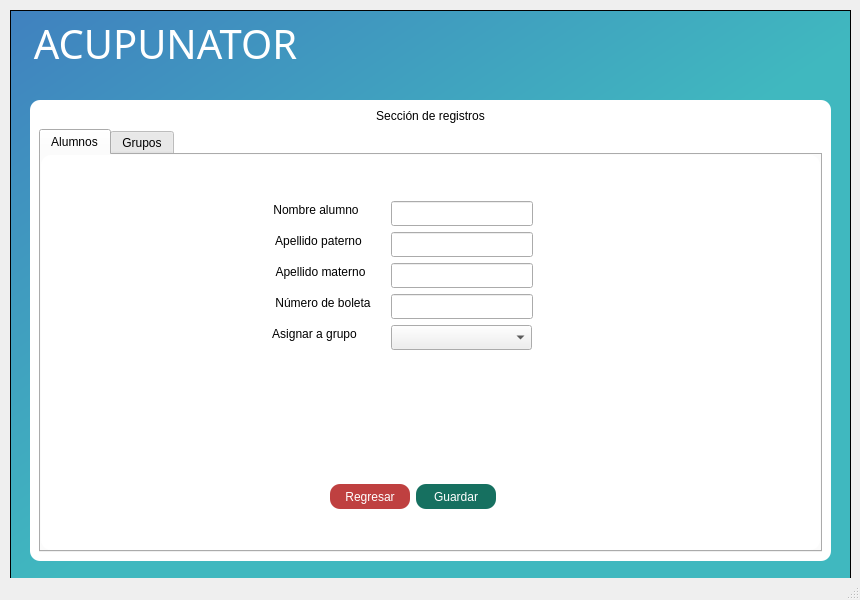
<?xml version="1.0" encoding="UTF-8"?>
<ui version="4.0">
 <class>MainWindow</class>
 <widget class="QMainWindow" name="MainWindow">
  <property name="geometry">
   <rect>
    <x>0</x>
    <y>0</y>
    <width>860</width>
    <height>600</height>
   </rect>
  </property>
  <property name="windowTitle">
   <string>Registros</string>
  </property>
  <widget class="QWidget" name="centralwidget">
   <widget class="QFrame" name="frame">
    <property name="geometry">
     <rect>
      <x>10</x>
      <y>10</y>
      <width>841</width>
      <height>571</height>
     </rect>
    </property>
    <property name="styleSheet">
     <string notr="true">QFrame{
	
	background-color: qlineargradient(spread:pad, x1:0, y1:0, x2:1, y2:1, stop:0 rgba(64, 129, 191, 255), stop:0.524752 rgba(64, 184, 191, 255));
}</string>
    </property>
    <property name="frameShape">
     <enum>QFrame::StyledPanel</enum>
    </property>
    <property name="frameShadow">
     <enum>QFrame::Raised</enum>
    </property>
    <widget class="QLabel" name="header">
     <property name="geometry">
      <rect>
       <x>0</x>
       <y>10</y>
       <width>311</width>
       <height>51</height>
      </rect>
     </property>
     <property name="font">
      <font>
       <family>Ubuntu Condensed</family>
       <pointsize>30</pointsize>
      </font>
     </property>
     <property name="styleSheet">
      <string notr="true">color: rgb(255, 255, 255);
background-color:none;</string>
     </property>
     <property name="text">
      <string>ACUPUNATOR</string>
     </property>
     <property name="alignment">
      <set>Qt::AlignBottom|Qt::AlignHCenter</set>
     </property>
    </widget>
    <widget class="QFrame" name="card">
     <property name="geometry">
      <rect>
       <x>20</x>
       <y>90</y>
       <width>801</width>
       <height>461</height>
      </rect>
     </property>
     <property name="styleSheet">
      <string notr="true">QFrame{
background-color:rgb(255, 255, 255);
border-radius:10px;
}</string>
     </property>
     <property name="frameShape">
      <enum>QFrame::StyledPanel</enum>
     </property>
     <property name="frameShadow">
      <enum>QFrame::Raised</enum>
     </property>
     <layout class="QVBoxLayout" name="verticalLayout">
      <item>
       <widget class="QLabel" name="label_5">
        <property name="text">
         <string>Sección de registros</string>
        </property>
        <property name="alignment">
         <set>Qt::AlignCenter</set>
        </property>
       </widget>
      </item>
      <item>
       <widget class="QTabWidget" name="tabWidget">
        <property name="currentIndex">
         <number>0</number>
        </property>
        <widget class="QWidget" name="tab">
         <attribute name="title">
          <string>Alumnos</string>
         </attribute>
         <widget class="QLineEdit" name="boleta_input">
          <property name="geometry">
           <rect>
            <x>350</x>
            <y>139</y>
            <width>142</width>
            <height>25</height>
           </rect>
          </property>
          <property name="text">
           <string/>
          </property>
          <property name="maxLength">
           <number>10</number>
          </property>
          <property name="alignment">
           <set>Qt::AlignCenter</set>
          </property>
         </widget>
         <widget class="QLabel" name="label">
          <property name="geometry">
           <rect>
            <x>220</x>
            <y>46</y>
            <width>110</width>
            <height>17</height>
           </rect>
          </property>
          <property name="text">
           <string>Nombre alumno</string>
          </property>
          <property name="alignment">
           <set>Qt::AlignCenter</set>
          </property>
         </widget>
         <widget class="QLabel" name="label_6">
          <property name="geometry">
           <rect>
            <x>220</x>
            <y>170</y>
            <width>107</width>
            <height>17</height>
           </rect>
          </property>
          <property name="text">
           <string>Asignar a grupo</string>
          </property>
          <property name="alignment">
           <set>Qt::AlignCenter</set>
          </property>
         </widget>
         <widget class="QComboBox" name="grupos_box">
          <property name="geometry">
           <rect>
            <x>350</x>
            <y>170</y>
            <width>141</width>
            <height>25</height>
           </rect>
          </property>
          <property name="sizePolicy">
           <sizepolicy hsizetype="Preferred" vsizetype="Minimum">
            <horstretch>0</horstretch>
            <verstretch>0</verstretch>
           </sizepolicy>
          </property>
          <property name="maximumSize">
           <size>
            <width>16777215</width>
            <height>50</height>
           </size>
          </property>
          <property name="maxVisibleItems">
           <number>100</number>
          </property>
         </widget>
         <widget class="QLabel" name="label_4">
          <property name="geometry">
           <rect>
            <x>220</x>
            <y>139</y>
            <width>124</width>
            <height>17</height>
           </rect>
          </property>
          <property name="text">
           <string>Número de boleta</string>
          </property>
          <property name="alignment">
           <set>Qt::AlignCenter</set>
          </property>
         </widget>
         <widget class="QLabel" name="label_3">
          <property name="geometry">
           <rect>
            <x>220</x>
            <y>108</y>
            <width>119</width>
            <height>17</height>
           </rect>
          </property>
          <property name="text">
           <string>Apellido materno</string>
          </property>
          <property name="alignment">
           <set>Qt::AlignCenter</set>
          </property>
         </widget>
         <widget class="QLineEdit" name="nombre_input">
          <property name="geometry">
           <rect>
            <x>350</x>
            <y>46</y>
            <width>142</width>
            <height>25</height>
           </rect>
          </property>
          <property name="inputMethodHints">
           <set>Qt::ImhUppercaseOnly</set>
          </property>
          <property name="text">
           <string/>
          </property>
          <property name="alignment">
           <set>Qt::AlignCenter</set>
          </property>
         </widget>
         <widget class="QLabel" name="label_2">
          <property name="geometry">
           <rect>
            <x>220</x>
            <y>77</y>
            <width>115</width>
            <height>17</height>
           </rect>
          </property>
          <property name="text">
           <string>Apellido paterno</string>
          </property>
          <property name="alignment">
           <set>Qt::AlignCenter</set>
          </property>
         </widget>
         <widget class="QLineEdit" name="appa_input">
          <property name="geometry">
           <rect>
            <x>350</x>
            <y>77</y>
            <width>142</width>
            <height>25</height>
           </rect>
          </property>
          <property name="inputMethodHints">
           <set>Qt::ImhUppercaseOnly</set>
          </property>
          <property name="text">
           <string/>
          </property>
          <property name="alignment">
           <set>Qt::AlignCenter</set>
          </property>
         </widget>
         <widget class="QLineEdit" name="apma_input">
          <property name="geometry">
           <rect>
            <x>350</x>
            <y>108</y>
            <width>142</width>
            <height>25</height>
           </rect>
          </property>
          <property name="inputMethodHints">
           <set>Qt::ImhUppercaseOnly</set>
          </property>
          <property name="text">
           <string/>
          </property>
          <property name="alignment">
           <set>Qt::AlignCenter</set>
          </property>
         </widget>
         <widget class="QFrame" name="frame_2">
          <property name="geometry">
           <rect>
            <x>280</x>
            <y>320</y>
            <width>184</width>
            <height>43</height>
           </rect>
          </property>
          <property name="frameShape">
           <enum>QFrame::StyledPanel</enum>
          </property>
          <property name="frameShadow">
           <enum>QFrame::Raised</enum>
          </property>
          <widget class="QPushButton" name="regresar_alu_btn">
           <property name="geometry">
            <rect>
             <x>9</x>
             <y>9</y>
             <width>80</width>
             <height>25</height>
            </rect>
           </property>
           <property name="styleSheet">
            <string notr="true">background-color: rgb(191, 64, 64);
color: rgb(255, 255, 255);
border-radius:10px;
</string>
           </property>
           <property name="text">
            <string>Regresar</string>
           </property>
          </widget>
          <widget class="QPushButton" name="guardar_alu_btn">
           <property name="geometry">
            <rect>
             <x>95</x>
             <y>9</y>
             <width>80</width>
             <height>25</height>
            </rect>
           </property>
           <property name="styleSheet">
            <string notr="true">background-color: rgb(22, 112, 96);
color: rgb(255, 255, 255);
border-radius:10px;
</string>
           </property>
           <property name="text">
            <string>Guardar</string>
           </property>
          </widget>
         </widget>
         <widget class="QLabel" name="alert_alumno">
          <property name="geometry">
           <rect>
            <x>205</x>
            <y>260</y>
            <width>321</width>
            <height>20</height>
           </rect>
          </property>
          <property name="text">
           <string/>
          </property>
          <property name="alignment">
           <set>Qt::AlignCenter</set>
          </property>
         </widget>
        </widget>
        <widget class="QWidget" name="tab_2">
         <attribute name="title">
          <string>Grupos</string>
         </attribute>
         <widget class="QLabel" name="alert_grupo">
          <property name="geometry">
           <rect>
            <x>220</x>
            <y>220</y>
            <width>291</width>
            <height>20</height>
           </rect>
          </property>
          <property name="text">
           <string/>
          </property>
          <property name="alignment">
           <set>Qt::AlignCenter</set>
          </property>
         </widget>
         <widget class="QLineEdit" name="grupo_input">
          <property name="geometry">
           <rect>
            <x>221</x>
            <y>160</y>
            <width>291</width>
            <height>25</height>
           </rect>
          </property>
          <property name="text">
           <string/>
          </property>
          <property name="alignment">
           <set>Qt::AlignCenter</set>
          </property>
         </widget>
         <widget class="QLabel" name="label_7">
          <property name="geometry">
           <rect>
            <x>270</x>
            <y>100</y>
            <width>194</width>
            <height>17</height>
           </rect>
          </property>
          <property name="text">
           <string>Escriba el nombre del grupo.</string>
          </property>
          <property name="alignment">
           <set>Qt::AlignCenter</set>
          </property>
         </widget>
         <widget class="QFrame" name="frame_3">
          <property name="geometry">
           <rect>
            <x>270</x>
            <y>290</y>
            <width>184</width>
            <height>43</height>
           </rect>
          </property>
          <property name="frameShape">
           <enum>QFrame::StyledPanel</enum>
          </property>
          <property name="frameShadow">
           <enum>QFrame::Raised</enum>
          </property>
          <widget class="QPushButton" name="regresar_gru_btn">
           <property name="geometry">
            <rect>
             <x>9</x>
             <y>9</y>
             <width>80</width>
             <height>25</height>
            </rect>
           </property>
           <property name="styleSheet">
            <string notr="true">background-color: rgb(191, 64, 64);
color: rgb(255, 255, 255);
border-radius:10px;
</string>
           </property>
           <property name="text">
            <string>Regresar</string>
           </property>
          </widget>
          <widget class="QPushButton" name="guardar_gru_btn">
           <property name="geometry">
            <rect>
             <x>95</x>
             <y>9</y>
             <width>80</width>
             <height>25</height>
            </rect>
           </property>
           <property name="styleSheet">
            <string notr="true">background-color: rgb(22, 112, 96);
color: rgb(255, 255, 255);
border-radius:10px;
</string>
           </property>
           <property name="text">
            <string>Guardar</string>
           </property>
          </widget>
         </widget>
        </widget>
       </widget>
      </item>
     </layout>
    </widget>
   </widget>
  </widget>
  <widget class="QStatusBar" name="statusbar"/>
 </widget>
 <resources/>
 <connections/>
</ui>
